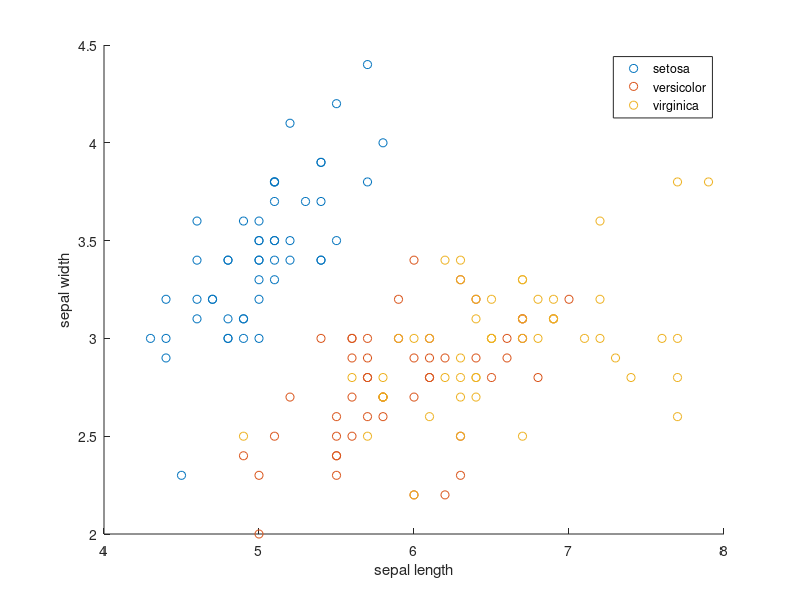
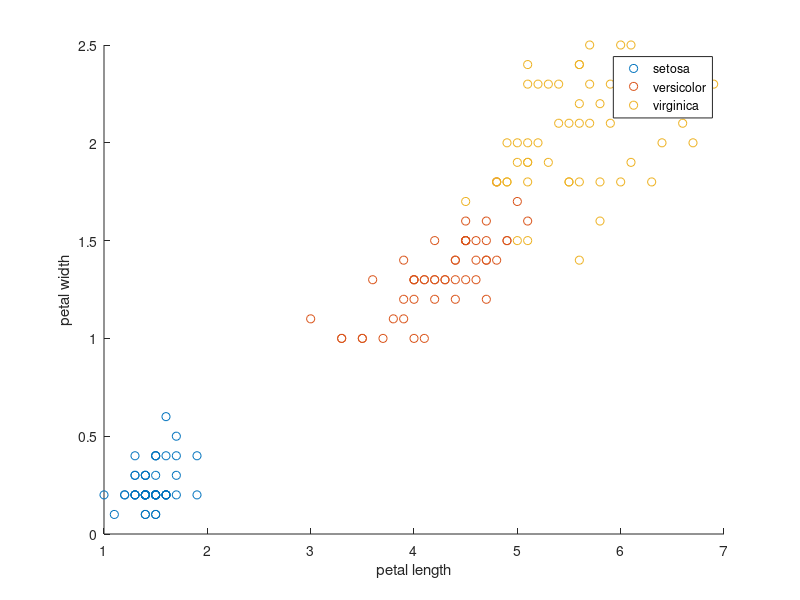

The MATLAB script that drew these images, in order: (Note: this script raises an error after producing the figures.)
%% Uczenie maszynowe AiR, 2018
%%
%% Cwiczenie: Drzewa decyzyjne
% Cel: Ilustracja roznych aspektow budowania drzew decyzyjnych i ich weryfikowania

% Prosze uzupelnic brakujace fragmenty zgodnie z instrukcja (FIXME)

%%%%%%%%%%%%%%%%%%%%%%%%%%%%%%%%%%%%%%%%%%%%%%%%%%
% Decision Trees
%%%%%%%%%%%%%%%%%%%%%%%%%%%%%%%%%%%%%%%%%%%%%%%%%%

%Prosze pobrac dane
clear all
close all
load fisheriris.mat

%Prosze zapoznac sie ze zmiennymi meas oraz species

% Zadanie 1
%Wyswietlic informacje statystyczne na temat probek danych takie jak:
% Srednia wartosc atrybutu
% wartosc maksymalna atrybutu - wartosc minimalna atrybutu
% odchylenie standardowe
for i=1:4
    mean_value(i) = mean(meas(:,i));
    max_value(i) = max(meas(:,i));
    min_value(i) = min(meas(:,i));
    std_value(i) = std(meas(:,i));
end

mean_value
max_value
min_value
std_value
%Zadanie 2
% Przy pomocy funkcji gscatter() prosze wyswietlic wczytane dane dla
% atrybutow:
% a) sepal length <->sepal width (kolumna 1 i 2)
figure(1);
gscatter(meas(:,1), meas(:,2), species);
xlabel('sepal length');
ylabel('sepal width');

% b) petal length <->petal width (kolumna 3 i 4)
figure(2)
gscatter(meas(:,3), meas(:,4), species);
xlabel('petal length');
ylabel('petal width');

%Zadanie 3
% Utworz drzewo decyzyjne przy pomocy funkcji fitctree() lub
% ClassificationTree.fit()
CT = fitctree(meas, species);

% Zapoznaj sie z powstalym obiektem

% Zadanie 4
% Zapoznaj sie z graficzna i regulowa reprezentacja drzewa (funkcja view()):

%FIXME (werjsa graficzna i regulowa)
view(CT);
view(CT,'mode','graph');

% Zadanie 5
%Wyznacz klasy dla ka?dego przykladu trenujacego (dane meas, funkcja predict()):

species_predicted = predict(CT, meas);

% Zadanie 6
% Wyznacz macierz bledow (ang. confusion matrix) przy pomocy funkcji
% confusion matrix - funkcja cunfusionmat()

confusion_matrix = confusionmat(species, species_predicted);

% Zadanie 7
%Wyswietl macierz przy pomocy funkcji disp()

disp(confusion_matrix);

% Zadanie 8
% Wyznacz macierz bledow uzywajac funkcji plotconfusion() (wczesniej konwertuj species i wynik predykcji na wektory numeryczne:

species_num(1,:) = strcmp(species,'setosa');
species_num(2,:) = strcmp(species,'versicolor');
species_num(3,:) = strcmp(species,'virginica');

species_predicted_num(1,:) = strcmp(species_predicted,'setosa');
species_predicted_num(2,:) = strcmp(species_predicted,'versicolor');
species_predicted_num(3,:) = strcmp(species_predicted,'virginica');

plot_confusion = plotconfusion(double(species_num), double(species_predicted_num)); 


%% Zadanie 9
% Oblicz podstawowe miary na podstawie macierzy bledow:

%for setosa
TP1 = 50;
TN1 = 100;
FP1 = 0;
FN1 = 0;

% czulosc:
TPR1 = TP1/(TP1+FN1)

% swoistosc:
TNR1 = TN1/(FP1+TN1)

% precyzja:
precision1 = TP1/(TP1+FP1)

% dokladnosc:
ACC1 = (TP1+TN1)/(TP1+TN1+FP1+FN1)

%for versicolor
TP2 = 47;
TN2 = 100;
FP2 = 0;
FN2 = 3;

% czulosc:
TPR2 = TP2/(TP2+FN2)

% swoistosc:
TNR2 = TN2/(FP2+TN2)

% precyzja:
precision2 = TP2/(TP2+FP2)

% dokladnosc:
ACC2 = (TP2+TN2)/(TP2+TN2+FP2+FN2)

%for virginica
TP3 = 50;
TN3 = 97;
FP3 = 3;
FN3 = 0;

% czulosc:
TPR3 = TP3/(TP3+FN3)

% swoistosc:
TNR3 = TN3/(FP3+TN3)

% precyzja:
precision3 = TP3/(TP3+FP3)

% dokladnosc:
ACC3 = (TP3+TN3)/(TP3+TN3+FP3+FN3)

% Zadanie 10
%% Funkcja fitctree() po ustawieniu parametru 'CrossVal' 'on' uzywa 10-krotnej walidacji krzyzowej (ang. 10-fold crossvalidation). 
%Utworz drzewo decyzyjne

CT2 = fitctree(meas, species, 'CrossVal', 'on');

% Odpowiedz na pytanie:
% Ile drzew zostalo wygenerowanych: 10

% Zadanie 11
%Wyswietl pierwsze drzewo:
view(CT2.Trained{1},'Mode','graph');

% Zadanie 12
%Ocen dzialanie modelu po wlaczeniu walidacji krzyzowej (ang. crossvalidation). 

for i = 1:10
    species_predicted = predict(CT2.Trained{i}, meas);
    i
    confusion_matrix2 = confusionmat(species, species_predicted)
end

%Odpowiedz: Po wlaczeniu waliacji krzyzowej uzyskujemy wieksza ilosc drzew,
%ktore moga pozwalac na uzyskanie roznych wynikow klasyfikacji. Dodatkowo
%walidacja krzyzowa pomaga uniknac zbytniego dopasowania sie modelu do
%danych uczacych.

% Zadanie 13
%Uzyj funkcji kfoldLoss() do oceny dzialania modelu.
kfoldLoss(CT2)

% Zadanie 14
%Ustal optymalna strukture drzewa wykorzystujac procedure walidacji krzyzowej.
%W petli generuj drzewa dla parametru "minimalna liczba przykladow w lisciu" (MinLeaf) zmienianego od 2 do 100 (parametr m). 
%Kazde takie drzewo oceniaj w procedurze walidacji krzyzowej:
for m = 2:100
       CTm = fitctree(meas, species, 'CrossVal', 'on', 'MinLeaf', m);
       kfL(m-1) = kfoldLoss(CTm);
end

% Zadanie 15
%Sporzadz wykres bledu w zaleznosci od parametru m. Wyznacz optymalna wartosc m (najwieksza wartosc m, przy ktorej blad utrzymuje sie na niskim poziomie).

figure(3);
plot (2:100, kfL);
too_big = find(kfL > 0.1);
m = too_big(1);
xlabel('m')
ylabel('kfL')

% Zadanie 16
%Pokaz optymalne drzewo w postaci graficznej:
CT_opt = fitctree(meas, species, 'CrossVal', 'on', 'MinLeaf', m);
view(CT_opt.Trained{1});

% Zadanie 17
%Porownaj blad osiagany przez drzewo optymalne z bledem osiaganym przez drzewo wygenerowane przy domyslnych ustawieniach parametrow:
CT_default = fitctree(meas, species, 'CrossVal', 'on');
L_opt = kfoldLoss(CT_opt)
L_default = kfoldLoss(CT_default)

%DODATKOWO:
%Prosze przeanalizowac:
%This example shows how to optimize hyperparameters automatically using fitctree. The example uses Fisher's iris data.

%X = meas;
%Y = species;
%Mdl = fitctree(X,Y,'OptimizeHyperparameters','auto')

